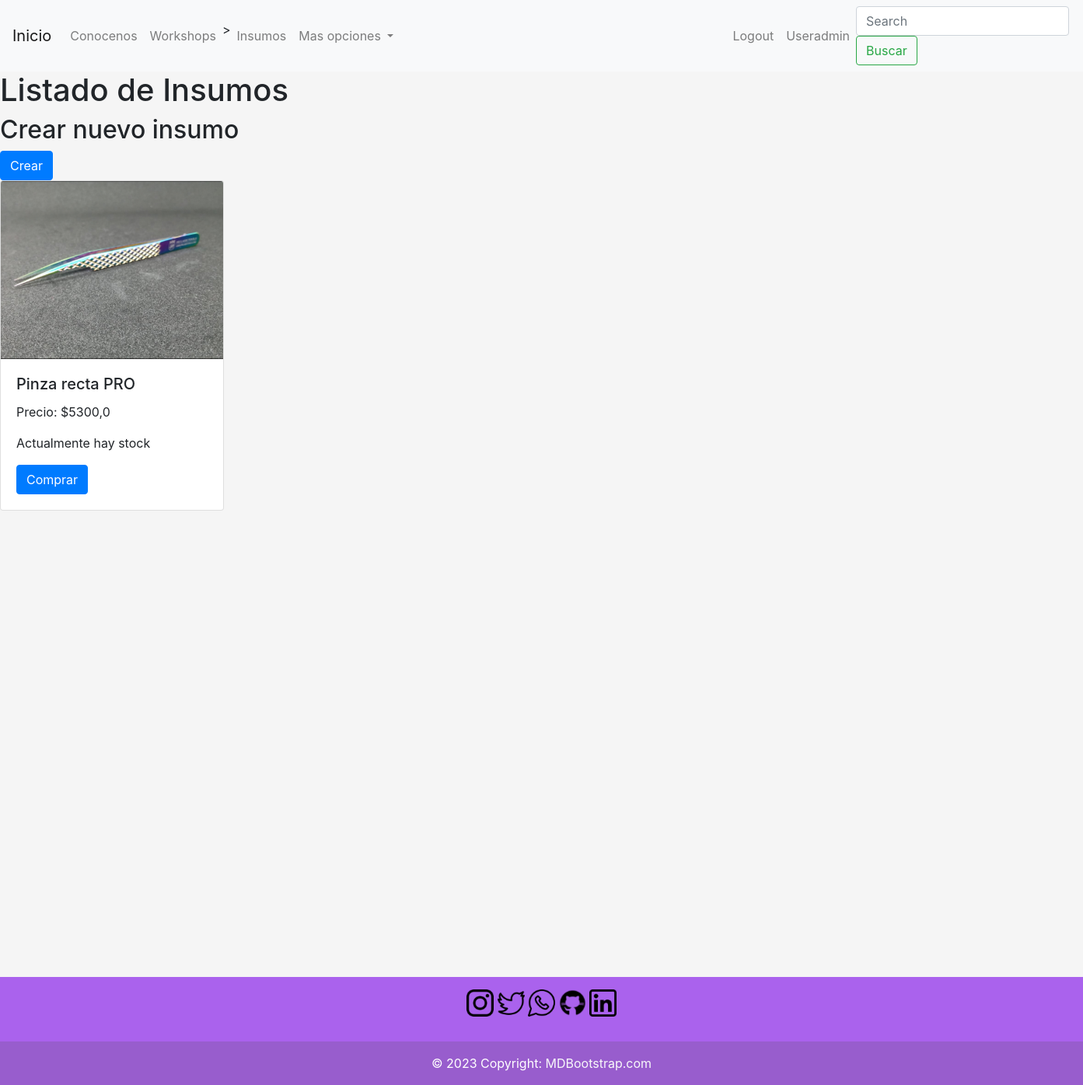
/supplies/list-supplies/ (signed in), run on the app's committed database.
### supplies/models.py (models this page shows, shortened)
class Supplies(models.Model):
    name = models.CharField(max_length=100)
    price = models.FloatField()
    stock = models.BooleanField(default=True)
    supplie_image = models.ImageField(upload_to='Supplies_images',blank=True, null=True)

### supplies/views.py (the view)
# urls.py: path('list-supplies/', list_supplies),
def list_supplies(request):
    if 'search' in request.GET:
        search = request.GET['search']
        supplies = Supplies.objects.filter(name__icontains=search)
    else:
        supplies = Supplies.objects.all()
    context = {
        'supplies':supplies,
    }
    return render(request, 'supplies/list_supplies.html', context=context)

### templates/supplies/list_supplies.html (shortened to what this page needs)
{% extends 'base.html' %}
{% block content %}
    <h1> Listado de Insumos</h1>
        {% if request.user.is_authenticated %}
            {% if request.user.is_superuser %}
                <h2>Crear nuevo insumo </h2> <a href="/supplies/create-supplie/" class="btn btn-primary">Crear</a>
            {% endif %}
        {% endif %}
                {% for supplie in supplies %}
                <div class="card" style="width: 18rem;">
                    <img src={{supplie.supplie_image.url}} class="card-img-top">
                    <div class="card-body">
                    <h5 class="card-title">{{supplie.name}}</h5>
                    <p class="card-text">Precio: ${{supplie.price}}</p>
                    {% if supplie.stock == True %}
                        <p>Actualmente hay stock</p>
                    {% else %}
                        <p>Actualmente, nos quedamos sin stock</p>
                    {% endif %}
                    <a href="#" class="btn btn-primary">Comprar</a>
                    </div>
                </div>
                 {% endfor %}
{% endblock %}

### templates/base.html (shortened to what this page needs)
<!DOCTYPE html>
<html lang="en">
<head>
    <link rel="stylesheet" href="https://cdn.jsdelivr.net/npm/bootstrap@4.6.2/dist/css/bootstrap.min.css"
>
</head>
<body>
    <header>
        <nav class="navbar navbar-expand-lg navbar-light bg-light">
            <a class="navbar-brand" href="/">Inicio</a>
            <div class="collapse navbar-collapse" id="navbarScroll">
                <ul class="navbar-nav mr-auto my-2 my-lg-0 navbar-nav-scroll" style="max-height: 150px;">
                    <li class="nav-item">
                    <a class="nav-link" href='about_us/about_us.html'> Conocenos</a>
                    </li>
                    <li class="nav-item">
                    <a class="nav-link" href="/workshops/list-workshops/">Workshops</a>
                    </li>>
                    <li class="nav-item">
                        <a class="nav-link" href="/supplies/list-supplies/">Insumos</a>
                    </li>
                    <li class="nav-item dropdown">
                        <a class="nav-link dropdown-toggle" href="#" role="button" data-toggle="dropdown" aria-expanded="false">
                            Mas opciones
                        </a>
                    <li class="nav-item" style="margin-right: 420px;">
                    {% if request.user.is_authenticated %}
                      <li class="nav-item">
                        <a class="nav-link" href="/users/logout/">Logout</a>
                    </li>
                    <li class="nav-item">
                        <a class="nav-link" href="/users/update/">{{request.user.username}}</a>
                    </li>
                    {% endif %}
                </ul>
                <form class="form-inline my-2 my-lg-0" action="/supplies/list-supplies/" method="GET">
                    <input class="form-control mr-sm-2" type="search" placeholder="Search" aria-label="Search" name="search">
                    <button class="btn btn-outline-success my-2 my-sm-0" type="submit">Buscar</button>
                </form>
            </div>
        </nav>
        </header>
    {% block content %}
    {% endblock %}
    <footer class="bg-muted text-center text-white" style="margin-top:600px;">
        <div class="container p-3 pb-0">
            <section class="mb-3">
            <a href="https://www.instagram.com/"><img src="/media/icons/instagram.ico" width="35" height="35" role="button"></a>
            <a href="https://www.twitter.com/"><img src="/media/icons/twitter.ico" width="35" height="35" role="button"></a>
            <a href="https://www.whatsapp.com/"><img src="/media/icons/whatsapp.ico" width="35" height="35" role="button"></a>
            <a href="https://www.github.com/accccastle/"><img src="/media/icons/github1.png.ico" width="35" height="35" role="button"></a>
            <a href="https://www.linkedin.com/"><img src="/media/icons/linkedin.ico" width="35" height="35" role="button"></a>
            </section>
        </div>
        <div class="text-center p-3" style="background-color: rgba(83, 77, 77, 0.2);">
            © 2023 Copyright:
            <a class="text-light" href="https://mdbootstrap.com/">MDBootstrap.com</a>
        </div>
    </footer>
</body>
</html>

### templates/base.html (style rules this page uses)
body { background-color: whitesmoke; }
footer { background-color: rgb(170, 98, 237); }

### data on the page
Supplies: supplie_image (picture), name "Pinza recta PRO", price "5300,0", stock "Actualmente hay stock"

### other printed values
{{ request.user.username }} "Useradmin"
